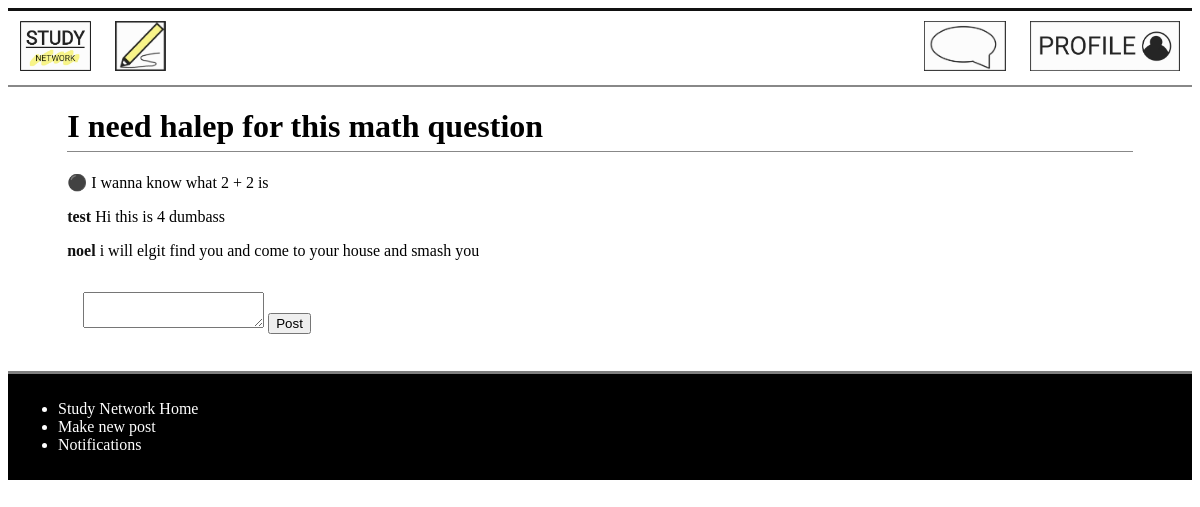
The page /comment/58 (signed in) on the database its author committed.
### models.py (models this page shows)
class Post(db.Model):
    __tablename__ = 'Post'
    id = db.Column(db.Integer, primary_key=True)
    title = db.Column(db.Text)
    discussion = db.Column(db.Text)
    date = db.Column(db.Integer)
    comments = db.Column(db.Integer)
    user_id = db.Column(db.Integer, db.ForeignKey('User.id'))
    post_user = db.relationship('User', back_populates='user_post')
    replies_post = db.relationship('Reply', secondary=PostReply, back_populates='posts_reply')
    categories_post = db.relationship('Category', secondary=PostCategory, back_populates='posts_category')
    notifications_post = db.relationship('Notification', back_populates='posts_notification')
    posts = db.relationship('Comment', back_populates='user')

class Comment(db.Model):
    __tablename__ = 'Comment'
    id = db.Column(db.Integer, primary_key=True)
    Post_id = db.Column(db.Integer, db.ForeignKey('Post.id'), nullable = True)
    User_id = db.Column(db.Integer, db.ForeignKey('User.id'), nullable = False)
    comment = db.Column(db.Text, nullable = False)
    user = db.relationship('Post', back_populates='posts')
    post = db.relationship('User', back_populates='users')

class User(db.Model):
    __tablename__ = 'User'
    id = db.Column(db.Integer, primary_key=True)
    username = db.Column(db.Text)
    email = db.Column(db.Text)
    password = db.Column(db.Text)
    user_post = db.relationship('Post', back_populates='post_user')
    notifications_user = db.relationship('Notification', back_populates='users_notification')
    users = db.relationship('Comment', back_populates='post')

### main.py (the view, shortened to what this page needs)
@app.route('/comment/<int:id>', methods=['GET', 'POST'])
def comment(id):
    form = Comment()
    post_info = db.session.query(models.Post).filter_by(id = id).first_or_404()
    user_info = db.session.query(models.User).filter_by(id = session['logged_in_user']).first()
    comments = db.session.query(models.Comment).filter_by(Post_id = id).all()
    if g.logged_in_user == None:
        return redirect(url_for('signin'))
    elif request.method == 'GET':# display all the comments in the post
        if comments == Null:
            return render_template('comment.html', form=form, post_info=post_info)
        else:
            return render_template('comment.html', form=form, comments=comments, post_info=post_info)

### forms.py
class Comment(FlaskForm):
    comment = TextAreaField('Write your comment or reply here', validators=[DataRequired()])

### main.py (called while the page is built)
@app.context_processor
def notification_processor():
    if  g.logged_in_user:
        num_notification = models.Notification.query.filter_by(user_id = session["logged_in_user"]).all()
        if len(num_notification) > 99:
            return dict(num_notification = "99..") #When the number of notification is too big, it just shows 99+.
        else:
            return dict(num_notification = len(num_notification))
    else:
        return dict(num_notification = "No one is logged in")

@app.before_request
def before_request():
    g.logged_in_user = None
    if 'logged_in_user' in session:
        g.logged_in_user = session['logged_in_user']

### templates/comment.html (shortened to what this page needs)
{% extends 'layout.html' %}
{% block content %}
<main>
<h1>{{post_info.title}}</h1>
<p>⚫ {{ post_info.discussion }}</p>
{% for comment in comments %}
    <p><a class="name"href="/profile/{{comment.post.id}}"><strong>{{comment.post.username}}</strong></a> {{ comment.comment }}</p>
{% endfor %}
<form method="POST" enctype="multipart/form-data">
    {{ form.comment }}
    <input type="submit" value="Post">
</form>
</main>
{% endblock %}

### static/css/style.css (style rules this page uses)
a { text-decoration: none; color: #111; }
body main { display: block; max-width: 90%; margin-left: 5%; }
body main h1 { border-bottom: 1px #888 solid; padding-bottom: 0.5%; }
main input { margin-bottom: 2%; }
form { padding: 16px; }

### rows shown on the page
Post: title "I need halep for this math question", discussion "I wanna know what 2 + 2 is"
Comment: post.username "test", comment "Hi this is 4 dumbass"
Comment: post.username "noel", comment "i will elgit find you and come to your house and smash you"
